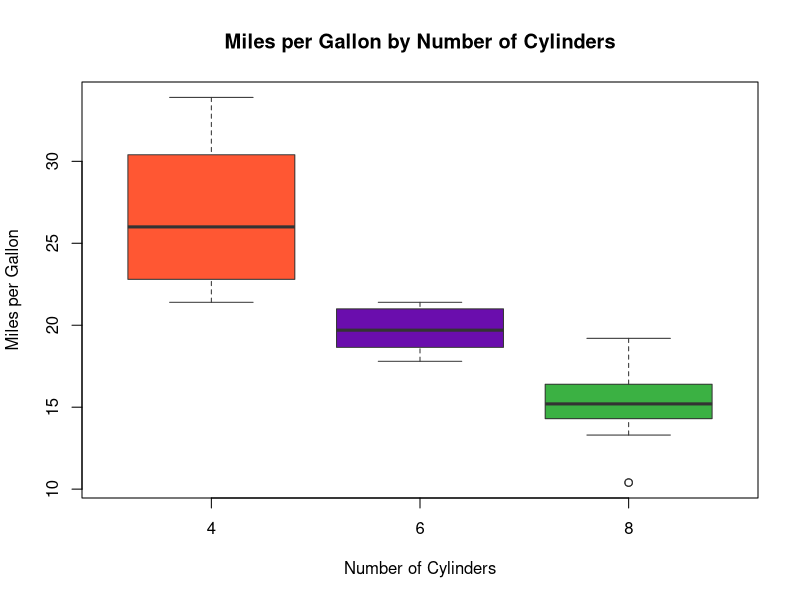

The R script that drew this image:
## ---- chunk 1
# Load dplyr package
library(dplyr) # <1>

mtcars_summary <- mtcars %>%
  filter(cyl == 6) %>% 
  select(mpg, hp, wt) %>%
  summarise(
    avg_mpg = mean(mpg), # <2>
    avg_hp = mean(hp),# <2>
    avg_wt = mean(wt)# <2>
  )
## ---- chunk 2
#| message: false
#| classes: styled-output
# Create a boxplot to visualize miles per gallon (mpg) by the number of cylinders (cyl)

# Load the built-in 'mtcars' dataset
# This dataset provides information on various car models and their specifications
head(mtcars)  # Display the first few rows to understand the structure of the dataset

# Create a boxplot using base R functions
# Group the 'mpg' variable by the 'cyl' variable (number of cylinders)
boxplot(mpg ~ cyl,            # Formula notation indicating mpg by cyl
        data = mtcars,       # Specify the dataset
        main = "Miles per Gallon by Number of Cylinders",  # Title of the plot
        xlab = "Number of Cylinders",  # Label for the x-axis
        ylab = "Miles per Gallon",     # Label for the y-axis
        col = c("#FF5733", "#6A0DAD", "#3BB143"),  # Colors for each box
        border = "grey20")  # Border color of the boxes

# Comments like these help explain what each part of the code does and why it is used.
# Always include comments in your R scripts for better readability and understanding.
